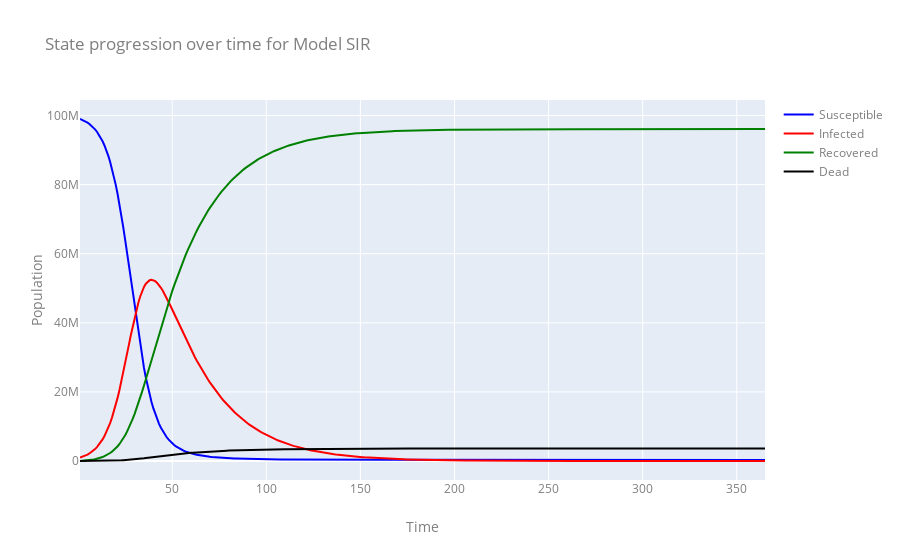

Here is the notebook cell this chart was saved with:
### Markdown cell above
### Mulitple runs
The model can be run for multiple replications

### Code cell
model_SIR = SIR(name="SIR",
            population=pop,
            init_s=prop_S,
            init_i=prop_I,
            init_r=prop_R,
            beta=b,
            recovery_rate=r_rate,
            mortality_rate=m_rate)

# Specify number of runs in .run()
model_SIR.run(T=365,runs=3)

# Specify which run to plot
plot_states(model_SIR,type='line',run=2)

### Figure 1 — Plotly figure (JSON) as saved in the notebook; plotly's stock layout.template omitted (floating-point values rounded to 4 significant figures; data arrays with more than 128 entries replaced by an {"elided": "..."} marker saying what was removed)
{"data": [{"line": {"color": "blue", "width": 2}, "mode": "lines", "name": "Susceptible", "type": "scatter", "x": {"elided": "365 int values"}, "y": {"elided": "1096 int values"}}, {"line": {"color": "red", "width": 2}, "mode": "lines", "name": "Infected", "type": "scatter", "x": {"elided": "365 int values"}, "y": {"elided": "1096 int values"}}, {"line": {"color": "green", "width": 2}, "mode": "lines", "name": "Recovered", "type": "scatter", "x": {"elided": "365 int values"}, "y": {"elided": "1096 int values"}}, {"line": {"color": "black", "width": 2}, "mode": "lines", "name": "Dead", "type": "scatter", "x": {"elided": "365 int values"}, "y": {"elided": "1096 int values"}}], "layout": {"autosize": true, "font": {"color": "#7f7f7f", "size": 12}, "title": {"text": "State progression over time for Model SIR"}, "xaxis": {"autorange": true, "range": [1, 365], "title": {"text": "Time"}, "type": "linear"}, "yaxis": {"autorange": true, "range": [-5500000, 104500000], "title": {"text": "Population"}, "type": "linear"}}}
